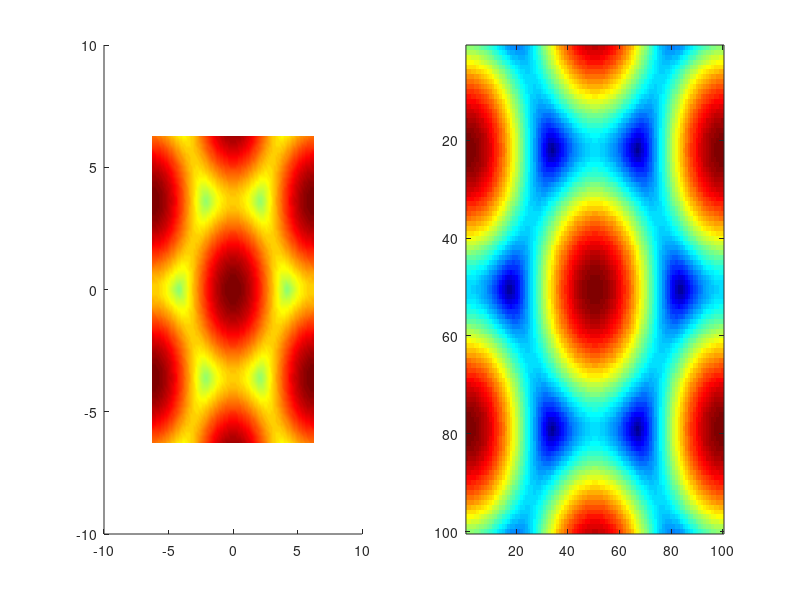

This figure's MATLAB source:
e0 = -13.6;
g = 2;

kx = linspace(-2*pi, 2*pi, 100);
ky = linspace(-2*pi, 2*pi, 100);
[kx, ky] = meshgrid(kx, ky);

energiaMas = - g*sqrt(3+2*cos(kx) + 2*cos(kx/2.0 + sqrt(3)*ky/2.0) + 2*cos(kx/2.0-sqrt(3)*ky/2.0));
energiaMenos = g*sqrt(3+2*cos(kx) + 2*cos(kx/2.0 + sqrt(3)*ky/2.0) + 2*cos(kx/2.0-sqrt(3)*ky/2.0));

a1 = subplot(121);
	colormap(a1, jet);
	hold on;
		surface(kx, ky, energiaMenos);
		surface(kx, ky, energiaMas);
		shading interp;
	hold off;
a2 = subplot(122);
	colormap(a2, jet);
	imagesc(energiaMenos);